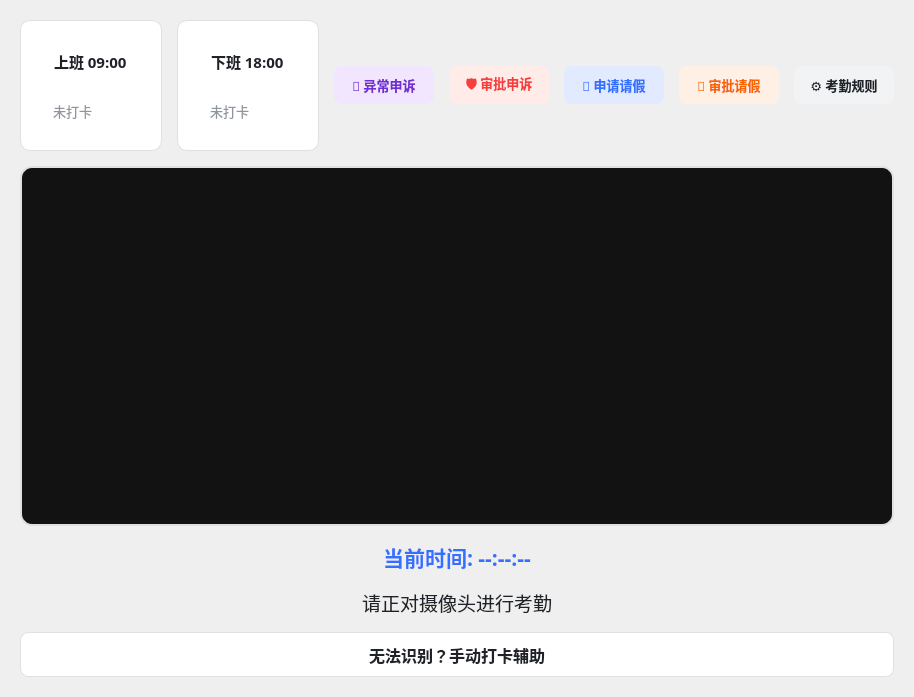
     <widget class="QWidget" name="page_Attendance">
      <layout class="QVBoxLayout" name="verticalLayout_Attendance">
       <property name="spacing">
        <number>15</number>
       </property>
       <property name="margin" stdset="0">
        <number>20</number>
       </property>
       <item>
        <layout class="QHBoxLayout" name="horizontalLayout_AttendanceInfo">
         <property name="spacing">
          <number>15</number>
         </property>
         <item>
          <widget class="QFrame" name="frame_Morning">
           <property name="minimumSize">
            <size>
             <width>140</width>
             <height>0</height>
            </size>
           </property>
           <property name="styleSheet">
            <string notr="true">QFrame { background-color: #FFFFFF; border: 1px solid #DEE0E3; border-radius: 10px; padding: 10px; } QFrame:hover { border: 1px solid #3370FF; }</string>
           </property>
           <layout class="QVBoxLayout" name="vL_Morn">
            <property name="spacing">
             <number>8</number>
            </property>
            <item>
             <widget class="QLabel" name="label_MorningTime">
              <property name="font">
               <font>
                <family>Microsoft YaHei</family>
                <pointsize>11</pointsize>
                <bold>true</bold>
               </font>
              </property>
              <property name="styleSheet">
               <string notr="true">color: #1F2329; border: none;</string>
              </property>
              <property name="text">
               <string>上班 09:00</string>
              </property>
             </widget>
            </item>
            <item>
             <widget class="QLabel" name="label_MorningStatus">
              <property name="font">
               <font>
                <family>Microsoft YaHei</family>
                <pointsize>10</pointsize>
               </font>
              </property>
              <property name="styleSheet">
               <string notr="true">color: #8F959E; border: none;</string>
              </property>
              <property name="text">
               <string>未打卡</string>
              </property>
             </widget>
            </item>
           </layout>
          </widget>
         </item>
         <item>
          <widget class="QFrame" name="frame_Evening">
           <property name="minimumSize">
            <size>
             <width>140</width>
             <height>0</height>
            </size>
           </property>
           <property name="styleSheet">
            <string notr="true">QFrame { background-color: #FFFFFF; border: 1px solid #DEE0E3; border-radius: 10px; padding: 10px; } QFrame:hover { border: 1px solid #3370FF; }</string>
           </property>
           <layout class="QVBoxLayout" name="vL_Eve">
            <property name="spacing">
             <number>8</number>
            </property>
            <item>
             <widget class="QLabel" name="label_EveningTime">
              <property name="font">
               <font>
                <family>Microsoft YaHei</family>
                <pointsize>11</pointsize>
                <bold>true</bold>
               </font>
              </property>
              <property name="styleSheet">
               <string notr="true">color: #1F2329; border: none;</string>
              </property>
              <property name="text">
               <string>下班 18:00</string>
              </property>
             </widget>
            </item>
            <item>
             <widget class="QLabel" name="label_EveningStatus">
              <property name="font">
               <font>
                <family>Microsoft YaHei</family>
                <pointsize>10</pointsize>
               </font>
              </property>
              <property name="styleSheet">
               <string notr="true">color: #8F959E; border: none;</string>
              </property>
              <property name="text">
               <string>未打卡</string>
              </property>
             </widget>
            </item>
           </layout>
          </widget>
         </item>
         <item>
          <spacer name="spacer_att">
           <property name="orientation">
            <enum>Qt::Orientation::Horizontal</enum>
           </property>
           <property name="sizeHint" stdset="0">
            <size>
             <width>0</width>
             <height>0</height>
            </size>
           </property>
          </spacer>
         </item>
         <item>
          <widget class="QPushButton" name="btn_AppealRequest">
           <property name="minimumSize">
            <size>
             <width>100</width>
             <height>38</height>
            </size>
           </property>
           <property name="font">
            <font>
             <family>Microsoft YaHei</family>
             <pointsize>10</pointsize>
             <bold>true</bold>
            </font>
           </property>
           <property name="cursor">
            <cursorShape>PointingHandCursor</cursorShape>
           </property>
           <property name="styleSheet">
            <string notr="true">QPushButton { background-color: #F2E6FF; color: #722ED1; border-radius: 8px; border: none; } QPushButton:hover { background-color: #D3ADFF; }</string>
           </property>
           <property name="text">
            <string>📝 异常申诉</string>
           </property>
          </widget>
         </item>
         <item>
          <widget class="QPushButton" name="btn_AppealApprove">
           <property name="minimumSize">
            <size>
             <width>100</width>
             <height>38</height>
            </size>
           </property>
           <property name="font">
            <font>
             <family>Microsoft YaHei</family>
             <pointsize>10</pointsize>
             <bold>true</bold>
            </font>
           </property>
           <property name="cursor">
            <cursorShape>PointingHandCursor</cursorShape>
           </property>
           <property name="styleSheet">
            <string notr="true">QPushButton { background-color: #FFECE8; color: #F53F3F; border-radius: 8px; border: none; } QPushButton:hover { background-color: #FFCACA; }</string>
           </property>
           <property name="text">
            <string>🛡️ 审批申诉</string>
           </property>
          </widget>
         </item>
         <item>
          <widget class="QPushButton" name="btn_LeaveRequest">
           <property name="minimumSize">
            <size>
             <width>100</width>
             <height>38</height>
            </size>
           </property>
           <property name="font">
            <font>
             <family>Microsoft YaHei</family>
             <pointsize>10</pointsize>
             <bold>true</bold>
            </font>
           </property>
           <property name="cursor">
            <cursorShape>PointingHandCursor</cursorShape>
           </property>
           <property name="styleSheet">
            <string notr="true">QPushButton { background-color: #E1EAFF; color: #3370FF; border-radius: 8px; border: none; } QPushButton:hover { background-color: #BED0FF; }</string>
           </property>
           <property name="text">
            <string>📅 申请请假</string>
           </property>
          </widget>
         </item>
         <item>
          <widget class="QPushButton" name="btn_LeaveApprove">
           <property name="minimumSize">
            <size>
             <width>100</width>
             <height>38</height>
            </size>
           </property>
           <property name="font">
            <font>
             <family>Microsoft YaHei</family>
             <pointsize>10</pointsize>
             <bold>true</bold>
            </font>
           </property>
           <property name="cursor">
            <cursorShape>PointingHandCursor</cursorShape>
           </property>
           <property name="styleSheet">
            <string notr="true">QPushButton { background-color: #FFF0E6; color: #FA6400; border-radius: 8px; border: none; } QPushButton:hover { background-color: #FFD1B2; }</string>
           </property>
           <property name="text">
            <string>📝 审批请假</string>
           </property>
          </widget>
         </item>
         <item>
          <widget class="QPushButton" name="btn_RuleSettings">
           <property name="minimumSize">
            <size>
             <width>100</width>
             <height>38</height>
            </size>
           </property>
           <property name="font">
            <font>
             <family>Microsoft YaHei</family>
             <pointsize>10</pointsize>
             <bold>true</bold>
            </font>
           </property>
           <property name="cursor">
            <cursorShape>PointingHandCursor</cursorShape>
           </property>
           <property name="styleSheet">
            <string notr="true">QPushButton { background-color: #F2F3F5; color: #1F2329; border-radius: 8px; border: none; } QPushButton:hover { background-color: #E5E6EB; }</string>
           </property>
           <property name="text">
            <string>⚙️ 考勤规则</string>
           </property>
          </widget>
         </item>
        </layout>
       </item>
       <item>
        <widget class="QLabel" name="label_Camera_Punch">
         <property name="sizePolicy">
          <sizepolicy hsizetype="Ignored" vsizetype="Ignored">
           <horstretch>1</horstretch>
           <verstretch>1</verstretch>
          </sizepolicy>
         </property>
         <property name="minimumSize">
          <size>
           <width>480</width>
           <height>360</height>
          </size>
         </property>
         <property name="styleSheet">
          <string notr="true">background-color: #121212; border-radius: 12px; border: 2px solid #DEE0E3;</string>
         </property>
         <property name="alignment">
          <set>Qt::AlignmentFlag::AlignCenter</set>
         </property>
        </widget>
       </item>
       <item>
        <widget class="QLabel" name="label_CurrentTime">
         <property name="font">
          <font>
           <family>Microsoft YaHei</family>
           <pointsize>16</pointsize>
           <bold>true</bold>
          </font>
         </property>
         <property name="styleSheet">
          <string notr="true">color: #3370FF;</string>
         </property>
         <property name="text">
          <string>当前时间: --:--:--</string>
         </property>
         <property name="alignment">
          <set>Qt::AlignmentFlag::AlignCenter</set>
         </property>
        </widget>
       </item>
       <item>
        <widget class="QLabel" name="label_Status">
         <property name="font">
          <font>
           <family>Microsoft YaHei</family>
           <pointsize>14</pointsize>
          </font>
         </property>
         <property name="styleSheet">
          <string notr="true">color: #1F2329;</string>
         </property>
         <property name="text">
          <string>请正对摄像头进行考勤</string>
         </property>
         <property name="alignment">
          <set>Qt::AlignmentFlag::AlignCenter</set>
         </property>
        </widget>
       </item>
       <item>
        <widget class="QPushButton" name="btn_manualPunch">
         <property name="minimumSize">
          <size>
           <width>0</width>
           <height>45</height>
          </size>
         </property>
         <property name="font">
          <font>
           <family>Microsoft YaHei</family>
           <pointsize>12</pointsize>
           <bold>true</bold>
          </font>
         </property>
         <property name="cursor">
          <cursorShape>PointingHandCursor</cursorShape>
         </property>
         <property name="styleSheet">
          <string notr="true">QPushButton { background-color: #FFFFFF; color: #1F2329; border-radius: 8px; border: 1px solid #DEE0E3; } QPushButton:hover { background-color: #F2F3F5; }</string>
         </property>
         <property name="text">
          <string>无法识别？手动打卡辅助</string>
         </property>
        </widget>
       </item>
      </layout>
     </widget>
